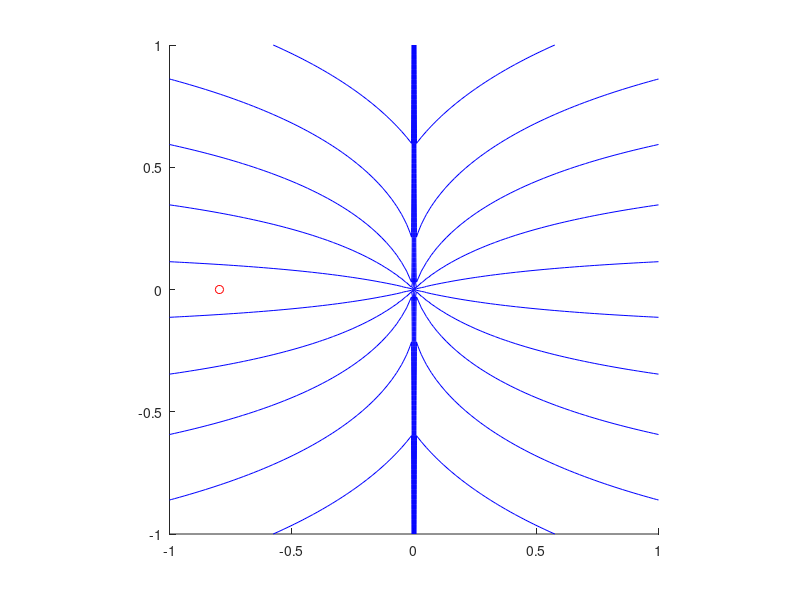

Write the MATLAB code that produced this figure.
clear;
clc;
y = linspace(-1, 1, 100);
x = linspace(-1, 1, 100);

[X, Y] = meshgrid(x, y);
U = 1;
m = 5;

R = sqrt(X.^2 + Y.^2) ;
Theta = atan(Y./X) ;
psi = U*R.*sin(Theta) + (m/(2*pi))*Theta ;
phi = U*R.*cos(Theta) + (m/(2*pi))*log(R) ;



% figure1 = figure; 

hold all;
contour(X, Y, psi, 100, '-b', linewidth=1);
plot(-2.5/pi, 0, '-ro')
% contour(X, Y, phi, 20, '--r', linewidth=2);
pbaspect([1 1 1]);
% set(h,'Visible','off')
% axis off
% axis image
% saveas(figure1,'finename.png')

